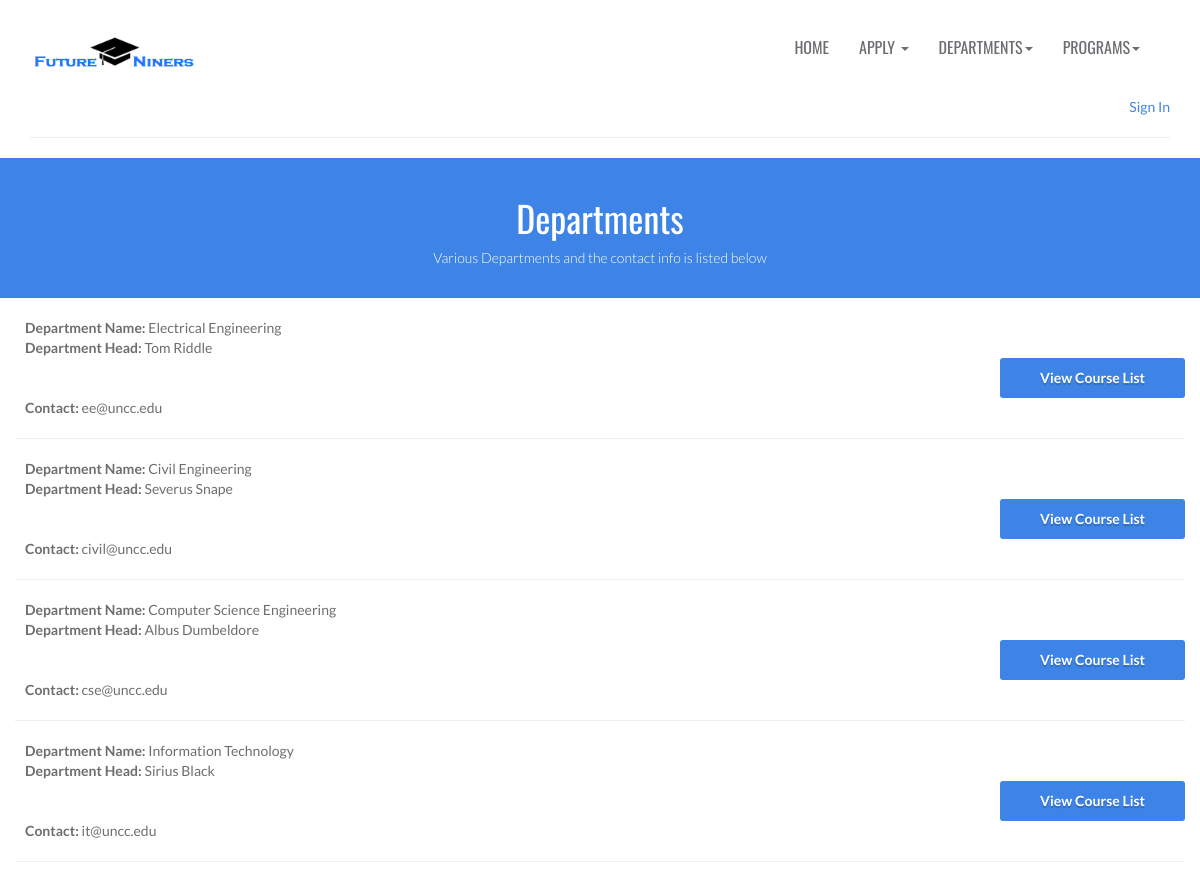
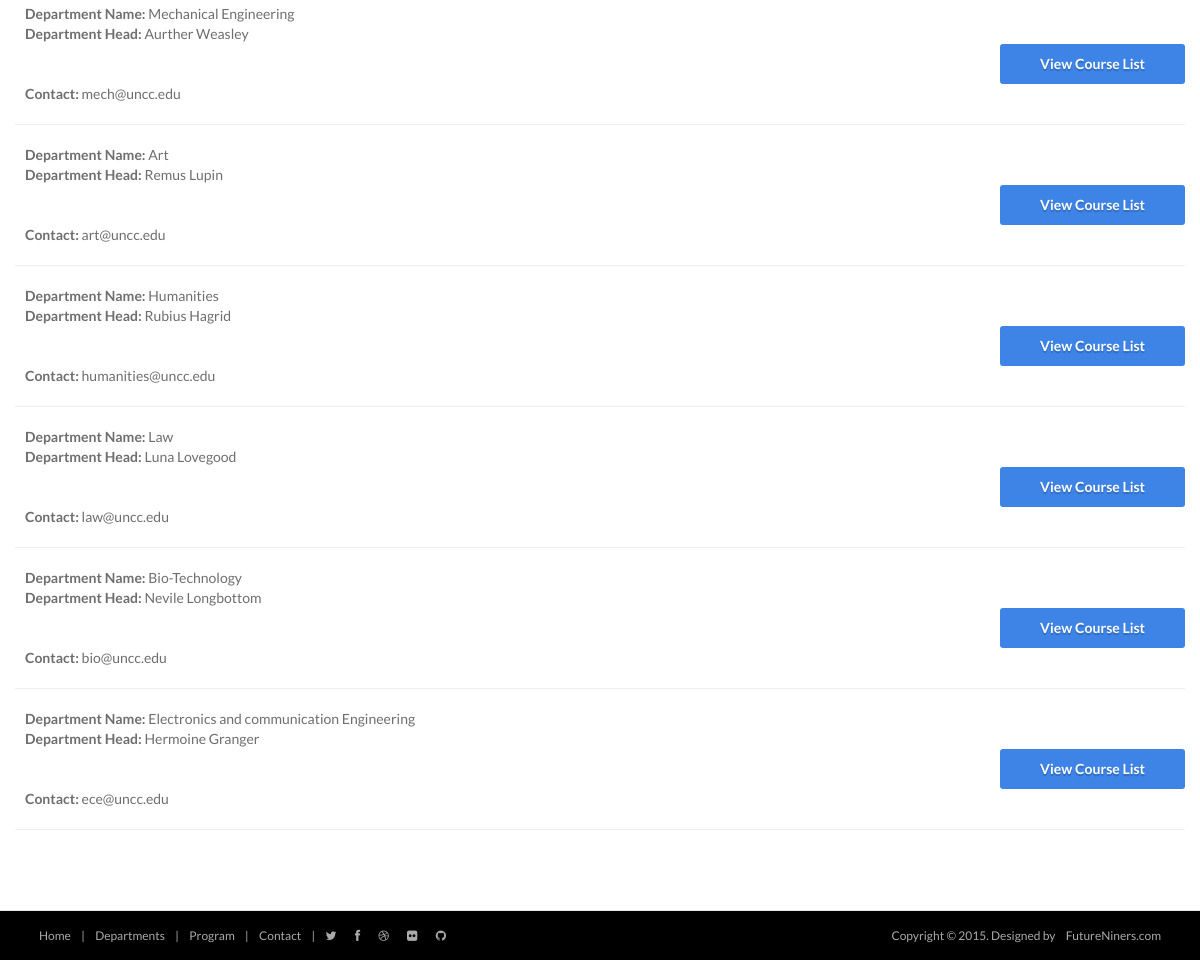
The page /ListofDepts.php on the database its author committed (2 pictures, top to bottom).
### tables this page shows
CREATE TABLE department (
  DeptID char(5) NOT NULL,
  DeptHead char(50) DEFAULT NULL,
  DeptName char(50) DEFAULT NULL,
  Contact varchar(20) DEFAULT NULL,
  PRIMARY KEY (DeptID)
);

### src/ListofDepts.php (the view, shortened to what this page needs)
<?php include("header.php")?>
<header id="head" class="secondary">
	<div class="container">
		<h1>Departments</h1>
		<p>Various Departments and the contact info is listed below</p>
	</div>
</header>
<div>
	<section class="container">
		<div class="row">
			<content class="maincontent"> <br>
			<div>
<?php
include "database/db_connection.php";
$sql = "select DeptName, DeptHead, Contact from Department";
$result = mysqli_query ( $dbcon, $sql );
if (mysqli_num_rows ( $result ) > 0) {
	while ( $row = mysqli_fetch_assoc ( $result ) ) {
		echo "<ul>";
		echo "<li><b>Department Name: </b>" . $row ["DeptName"] . "</li>";
		echo "<li><b>Department Head: </b>" . $row ["DeptHead"];
		echo "<div align=\"right\"> <form role=\"form\" action=\"Courses.php\" method=\"post\">
			<input type=\"hidden\" name=\"deptname\" value=\"" . $row ["DeptName"] . "\"/>
			<input class=\"btn btn-success\" type=\"submit\"
			value=\"View Course List\" name=\"courses\"/></form></div>";
		echo "<li><b>Contact: </b>" . $row ["Contact"] . "</li>";
		echo "</ul>";
		echo "<hr>";
	}
} else {
	echo "<p class= \" error\"> Sorry, No Departments found</p>";
}
?></div>
			<br>
			</content>
		</div>
	</section>
</div>
<?php include("footer.php")?>

### src/header.php (shortened to what this page needs)
<!DOCTYPE html>
<html lang="en">
<head>
<link rel="stylesheet" href="assets/css/bootstrap.min.css">
<link rel="stylesheet" href="assets/css/font-awesome.min.css">
<link rel="stylesheet" href="assets/css/bootstrap-theme.css"
	media="screen">
<link rel="stylesheet" href="assets/css/style.css">
<link rel='stylesheet' id='camera-css' href='assets/css/camera.css'
	type='text/css' media='all'>
</head>
<body>
	<div class="navbar navbar-inverse">
		<div class="container">
			<div class="navbar-header">
				<a class="navbar-brand" href="index.php"> <img
					src="assets/images/logo.png" alt="Techro HTML5 template"></a>
			</div>
			<div class="navbar-collapse collapse">
				<ul class="nav navbar-nav pull-right mainNav">
					<li><a href="index.php">Home</a></li>
					<li class="dropdown"><a href="#" class="dropdown-toggle"
						data-toggle="dropdown">Apply <b class="caret"></b></a>
						</li>
					<li class="dropdown"><a href="#" class="dropdown-toggle"
						data-toggle="dropdown">Departments<b class="caret"></b></a>
						</li>
					<li class="dropdown"><a href="#" class="dropdown-toggle"
						data-toggle="dropdown">Programs<b class="caret"></b></a>
				</ul>
			</div>
			<p><?php
			if (! empty ( $usr )) {
				echo "<div align = right class= \" success\">";
				echo "Welcome, " . $usr . ". ";
				echo "<a href=\"logout.php\">Sign Out</a>";
				echo "</div>";
			} else {
				echo "<div align=right class= \" success\">";
				echo "<a href=\"login.php\">Sign In</a>";
				echo "</div>";
			}
			?></p>
			<hr>
		</div>
	</div>

### src/footer.php (shortened to what this page needs)
<footer class="footer2">
		<div class="container">
			<div class="row">
				<div class="col-md-6 panel">
					<div class="panel-body">
						<p class="simplenav">
							<a href="index.php">Home</a> | <a href="ListofDepts.php">Departments</a>
							| <a href="Programs.php">Program</a> | <a href="Contact.php">Contact</a>
							| <a href="#"><i class="fa fa-twitter"></i></a> <a href="#"><i
								class="fa fa-facebook"></i></a> <a href="#"><i
								class="fa fa-dribbble"></i></a> <a href="#"><i
								class="fa fa-flickr"></i></a> <a href="https://github.com/sampath91/FutureNiners"><i
								class="fa fa-github"></i></a>
						</p>
					</div>
				</div>
				<div class="col-md-6 panel">
					<div class="panel-body">
						<p class="text-right">
							Copyright &copy; 2015. Designed by <a href="http://uncc.edu/"
								rel="develop">FutureNiners.com</a>
						</p>
					</div>
				</div>
			</div>
		</div>
	</footer>
</body>
</html>

### assets/css/style.css (style rules this page uses)
body { font-family: 'Lato', sans-serif; font-weight: normal; color: #6E6E6E; }
h1, h2, h3, h4, h5, h6 { font-weight: normal; font-family: 'Oswald', sans-serif; }
h1, .h1, h2, .h2, h3, .h3 { margin-top: 30px; }
a { color:#3d84e6; }
.navbar-nav>li>a { padding-top: 12px; padding-bottom: 12px; font-family: 'Oswald', sans-serif; font-weight: 400 !important; }
.navbar-inverse .navbar-brand img { width: 171px; }
#head { background-size: cover; height: 600px; text-align: center; color: white; font-weight: 300; position: relative; background-position-x: center; }
#head.secondary { height: 100px; min-height: 100px; padding-top: 0px; }
.panel { margin-bottom: 0px; background-color: transparent; border: 1px solid transparent; border-radius: 0px; -webkit-box-shadow: none; box-shadow: none; }
.panel-body { padding: 0px; }
ul, .list.custom-list ul { margin: 0 0 11px; list-style-type: none; padding-left: 10px; }
.navbar-inverse { background: #fff; margin: 0 auto; }
.navbar-inverse { border: none; }
.navbar-inverse .navbar-nav > li > a, .navbar-inverse .navbar-nav > .open ul > a { color: #6D6C71; font-size: 16px; text-transform: uppercase; }
.navbar-inverse .navbar-nav > li > a, .navbar-inverse .navbar-nav > .open ul > a { text-align: left; }
img { max-width: 100%; }
footer { border-top: 1px solid #e5e5e5; background:#D8D8D8; margin-top: 40px; padding-top: 20px; }
.footer2 { background: #000; padding: 15px 0; color: #aaa; font-size: 12px; }
.footer2 a { color: #aaa; }
.footer2 p { margin: 0; }
#head.secondary { padding-top: 0px; background:#3d84e6; background-size: cover; text-align: center; padding:10px 0; height: 140px; }
#head.secondary h1 { COLOR: #fff; text-align: center; }
.btn { background: #3d84e6; color: #fff; }
.footer2 a { padding: 4px 8px; }

### src/header.php (style rules this page uses)
.success { color: green; }

### rows shown on the page
department: DeptName "Electrical Engineering", DeptHead "Tom Riddle", Contact "ee@uncc.edu"
department: DeptName "Civil Engineering", DeptHead "Severus Snape", Contact "civil@uncc.edu"
department: DeptName "Computer Science Engineering", DeptHead "Albus Dumbeldore", Contact "cse@uncc.edu"
department: DeptName "Information Technology", DeptHead "Sirius Black", Contact "it@uncc.edu"
department: DeptName "Mechanical Engineering", DeptHead "Aurther Weasley", Contact "mech@uncc.edu"
department: DeptName "Art", DeptHead "Remus Lupin", Contact "art@uncc.edu"
department: DeptName "Humanities", DeptHead "Rubius Hagrid", Contact "humanities@uncc.edu"
department: DeptName "Law", DeptHead "Luna Lovegood", Contact "law@uncc.edu"
department: DeptName "Bio-Technology", DeptHead "Nevile Longbottom", Contact "bio@uncc.edu"
department: DeptName "Electronics and communication Engineering", DeptHead "Hermoine Granger", Contact "ece@uncc.edu"
